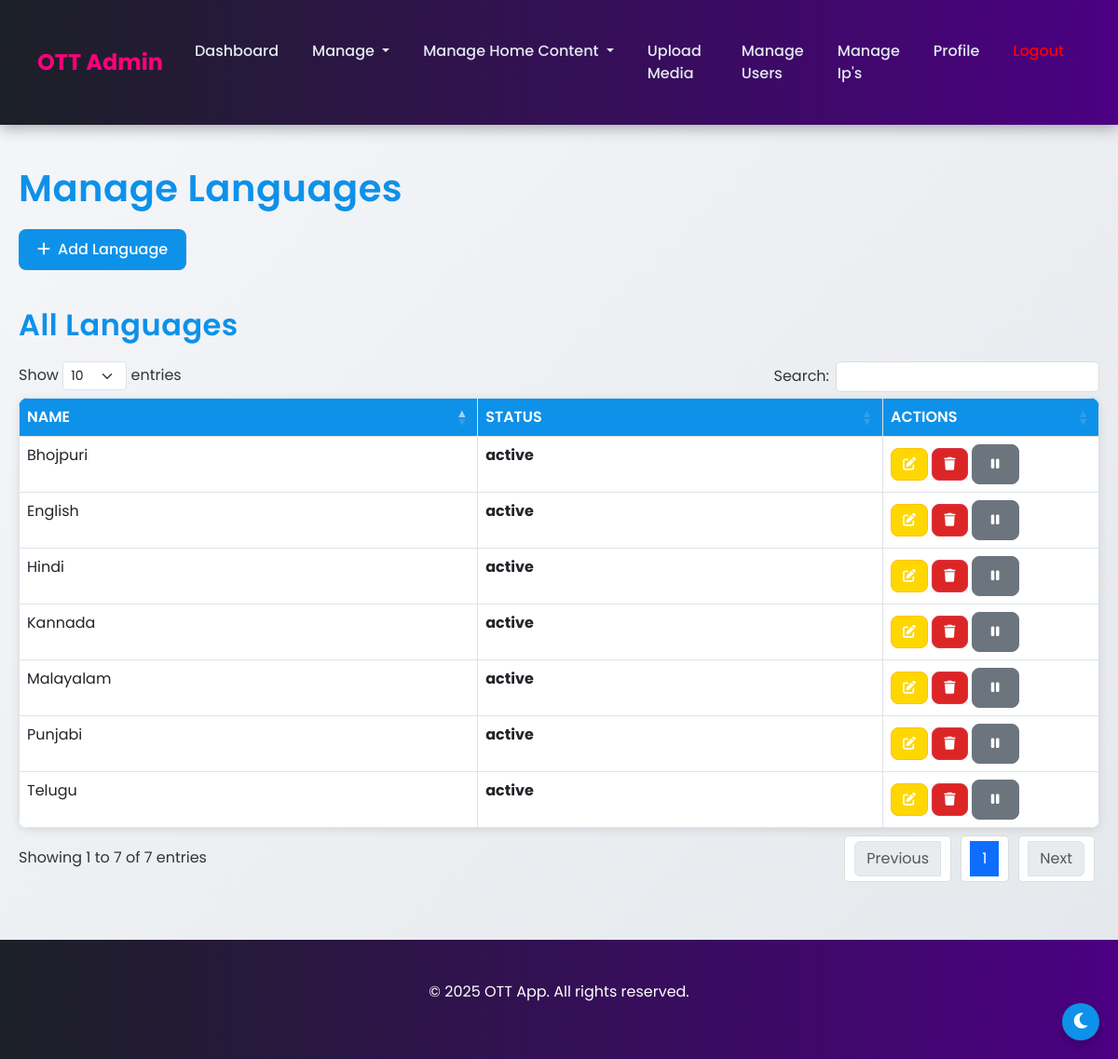
The app's page /admin/manage_languages.php (signed in) with its own data.
### tables this page shows
CREATE TABLE `languages` (
  `language_id` int(11) NOT NULL,
  `name` varchar(100) NOT NULL,
  `status` enum('active','inactive') DEFAULT 'active'
);

### admin/manage_languages.php (the view, shortened to what this page needs)
<?php
include '../api/config.php';
?>
<!DOCTYPE html>
<html lang="en">
<head>
    <?php include 'includes/header.php'; ?>
</head>
<body>
<?php include 'includes/navbar.php'; ?>
<div class="container-fluid">
    <h1 class="mt-4">Manage Languages</h1>
    <a href="manage_languages.php?form=add" class="btn btn-primary mb-3">
        <i class="fas fa-plus me-2"></i>Add Language
    </a>
    <h2 class="mt-4">All Languages</h2>
    <table class="table table-bordered" id="languageTable">
        <thead>
            <tr>
                <th>Name</th>
                <th>Status</th>
                <th width="20%">Actions</th>
            </tr>
        </thead>
        <tbody>
            <?php
            $res = $conn->query("SELECT * FROM languages ORDER BY language_id DESC");
            while($row = $res->fetch_assoc()) {
                $status_class = $row['status']=='active' ? 'status-active' : 'status-inactive';
                echo "<tr>
                    <td>".htmlspecialchars($row['name'])."</td>
                    <td class='$status_class'>".$row['status']."</td>
                    <td>
                        <a href='manage_languages.php?form=edit&id={$row['language_id']}' class='btn btn-sm btn-warning'><i class='fas fa-edit'></i></a>
                        <form method='post' action='../api/language.php' style='display:inline-block;'>
                            <input type='hidden' name='action' value='delete_language'>
                            <input type='hidden' name='language_id' value='{$row['language_id']}'>
                            <button type='submit' class='btn btn-sm btn-danger'><i class='fas fa-trash'></i></button>
                        </form>
                        <form method='post' action='../api/language.php' style='display:inline-block;'>
                            <input type='hidden' name='action' value='toggle_status'>
                            <input type='hidden' name='language_id' value='{$row['language_id']}'>
                            <input type='hidden' name='current_status' value='{$row['status']}'>
                            <button type='submit' class='btn btn-sm btn-".($row['status']=='active'?'secondary':'success')."'>
                                <i class='fas fa-".($row['status']=='active'?'pause':'play')."'></i>
                            </button>
                        </form>
                    </td>
                </tr>";
            }
            ?>
        </tbody>
    </table>
</div>
<?php include 'includes/footer.php'; ?>
</body>
</html>

### assets/css/style.css (style rules this page uses)
* { margin: 0; padding: 0; box-sizing: border-box; font-family: 'Poppins', sans-serif; }
body { background: linear-gradient(135deg, #f5f7fa 0%, #e4e7eb 100%); min-height: 100vh; color: #333; transition: background 0.3s ease, color 0.3s ease; }
.container, .container-fluid { padding: 20px; max-width: 1400px; margin: 0 auto; }
h1, h2 { font-weight: 600; color: #0e91e9; margin-bottom: 20px; letter-spacing: 0.5px; }
.btn { border-radius: 8px; padding: 10px 20px; font-weight: 500; transition: all 0.3s ease; }
.btn-primary { background: #0e91e9; border: none; color: #fff; }
.btn-warning, .btn-danger { padding: 6px 12px; color: #fff; }
.btn-warning { background: #ffd700; }
.btn-danger { background: #dc2626; }
table.dataTable { border-radius: 10px; overflow: hidden; background: #fff; box-shadow: 0 2px 10px rgba(0, 0, 0, 0.1); color: #333; }
table.dataTable thead th { background: #0e91e9; color: #fff; font-weight: 600; text-transform: uppercase; }
table.dataTable tbody tr { transition: background 0.3s ease; }

### admin/manage_languages.php (style rules this page uses)
.status-active { color: green; font-weight: bold; }

### records on screen
languages: name "Bhojpuri", status "active"
languages: name "Telugu", status "active"
languages: name "Malayalam", status "active"
languages: name "Kannada", status "active"
languages: name "Punjabi", status "active"
languages: name "English", status "active"
languages: name "Hindi", status "active"
